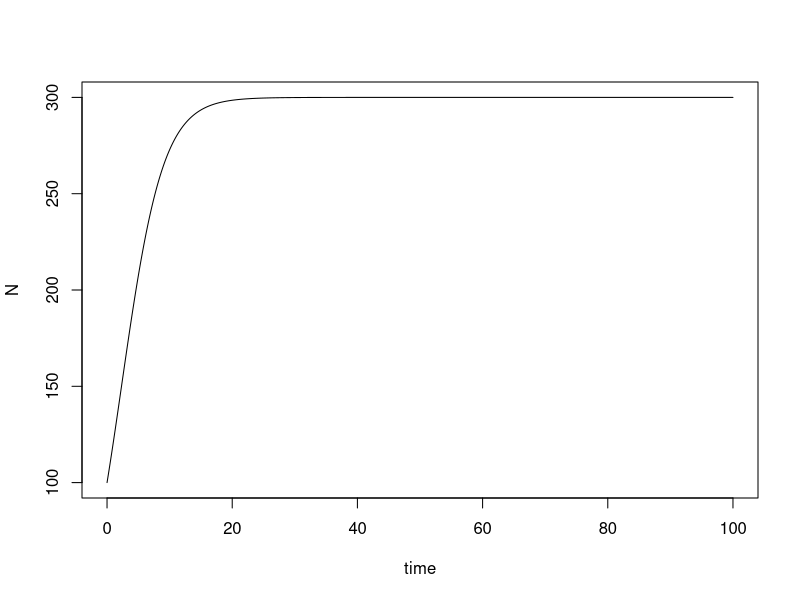

Here is the R script that generated this plot:
# Load library
library(deSolve)

# Define logistic growth function
logistic <- function(t, y, param){
    with(as.list(c(y, param)),{
        dN <- r * N * (1 - N / k)
         list(c(dN))
    })
}

# Set initial values
init <- c(N = 100)
param <- c(r = .3, k = 300)
times <- seq(from = 0, to = 100, by = 0.01)

# Solve logistic growth function
out <- lsoda(y = init,
             times = times,
             func = logistic,
             parms = param)
# View (part of) results
head(out)
# Plot results
plot(N ~ time, data = out, type = "l")

# Generate "samples" from the model and fit to samples (as a check on fitting procedure)
## First, generate relevant time slices
datatimes <- seq(from = 0, to = 10, by = 1)
## Now subset output of model by these time slices
data.base <- out[which(out[, 1] %in% datatimes), ]
## Add some noise to underlying data
data <- data.base
data[, 2] <- rnorm(n = nrow(data.base), mean = data.base[, 2], sd = 5)
## Let's do this a few times to generate multiple samples (each column in data is a sample)
for(i in 1:20){
    data <- cbind(data, data.frame(N = rnorm(n = nrow(data.base), mean = data.base[, 2], sd = 5)))
}
## View data
data

# Define a flexible least squares function
leastsquares <- function(param, data){
    ndata <- ncol(data) - 1 # number of samples
    stor <- dim(ndata) # for storing sums of squares 
    for(i in 1:ndata){
        # Solve the model
        out.temp <- lsoda(y = c(N = data[1, i + 1]), # initial pop size
                      times = seq(0, data[nrow(data), 1], by = 0.01), # times for solver
                      func = logistic, # model to solve
                      parms = param) # parameters to use
        out2 <- out.temp[which(out.temp[, "time"] %in% data[, "time"]), ] # subset by times of data
        stor[i] <- sum((out2[, "N"] - data[, i]) ^ 2) # sum of the squared difference
    }
    return(sum(stor)) # sum of sum of squares
}

# Now optimize (find values of r and k at that minimize output of leastsquares
# Here we use default method; consider using L-BFGS-B if you want to set lower
# upper bounds are the parameters
#
# Starting values VERY important
fit <- optim(par = c(r = .2, k = 500),
             fn = leastsquares,
             data = data)
# Summarize fit
fit
# Compare best-fit with true values
fit$par
param
# Pretty good!
